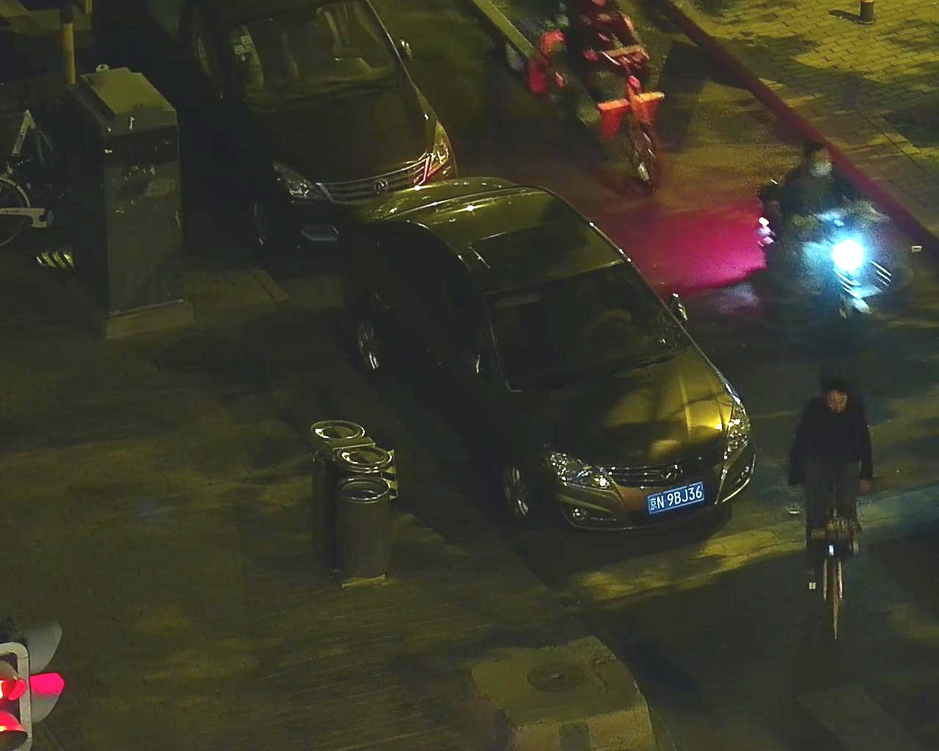
#> input picture datasets/visual/vi/img.png, 939 x 751 px, shrunk from 1280 x 1024 before the run, found by its file name
$ python mask_gen.py
#> lines starting #> are read from the running program, lines starting #| are printed output that depends on the picture; after the words box and inside, x2 and y2 are one past the last pixel; in counts of white or black regions, pixels touching at a corner belong together
import numpy as np
from PIL import Image, ImageDraw, ImageFilter

img_path = "datasets/visual/vi/img.png"
img = Image.open(img_path).convert("RGB")
#> img is the input picture: PIL image 939x751 RGB; mean R, G, B 58.7, 56.7, 42.3
w, h = img.size
#> w = 939; h = 751

# 两个不规则区域，用归一化坐标写，方便调节
poly1_norm = [
    (0.00, 0.37),
    (0.08, 0.37),
    (0.12, 0.45),
    (0.21, 0.43),
    (0.50, 1.00),
    (0.00, 1.00),
]

poly2_norm = [
    (0.60, 0.75),
    (1.0, 0.65),
    (1.00, 1.00),
    (0.70, 1.00),
]

poly1_norm = [
    (0.07, 0.00),
    (0.20, 0.00),
    (0.30, 0.30),
    (0.50, 0.35),
    (0.56, 0.70),
]

# poly1_norm = [
#     (0.65, 0.30),
#     (0.82, 0.27),
#     (0.87, 0.20),
#     (0.89, 0.20),
#     (0.97, 0.35),
#     (0.92, 0.45),
#     (0.88, 0.45),
#     (0.70, 0.38)
# ]

def norm2pixel(poly_norm, w, h):
    return [(int(x * w), int(y * h)) for x, y in poly_norm]

def jitter_points(points, noise_std=0.01):
    """对每个点加一点高斯噪声，并裁剪到 [0,1]"""
    arr = np.array(points, dtype=np.float32)
    noise = np.random.normal(loc=0.0, scale=noise_std, size=arr.shape)
    arr_noisy = np.clip(arr + noise, 0.0, 1.0)
    return [tuple(p) for p in arr_noisy]

def add_noisy_points_on_edges(points, num_per_edge=2, noise_std=0.01):
    """
    在每条边上插入 num_per_edge 个点，并加一点噪声，
    让轮廓不那么规则。
    """
#> called with num_per_edge = 30, noise_std = 0.005
    pts = np.array(points, dtype=np.float32)
    new_pts = []

    for i in range(len(pts)):
        p1 = pts[i]
        p2 = pts[(i + 1) % len(pts)]  # 闭合多边形
        new_pts.append(tuple(p1))

        # 在边上均匀插值 num_per_edge 个点，并加入噪声
        for k in range(1, num_per_edge + 1):
            t = k / (num_per_edge + 1)
            p = (1 - t) * p1 + t * p2
            p += np.random.normal(0.0, noise_std, size=p.shape)
            p = np.clip(p, 0.0, 1.0)
            new_pts.append(tuple(p))

    return new_pts

# 先对原始点轻微抖动，再在边上加一些噪声点
poly1_norm_jitter = jitter_points(poly1_norm, noise_std=0.005)
poly1_norm_noisy = add_noisy_points_on_edges(poly1_norm_jitter,
                                             num_per_edge=30,  # 每条边多插 1 个点
                                             noise_std=0.005)

poly2_norm_jitter = jitter_points(poly2_norm, noise_std=0.005)
poly2_norm_noisy = add_noisy_points_on_edges(poly2_norm_jitter,
                                             num_per_edge=50,  # 每条边多插 1 个点
                                             noise_std=0.005)


poly1 = norm2pixel(poly1_norm_noisy, w, h)
# poly2 = norm2pixel(poly2_norm_noisy, w, h)

# 1 个 mask，包含两个区域
mask = Image.new("L", (w, h), 0)
#> mask: PIL image 939x751 L; every value is 0
draw = ImageDraw.Draw(mask)
draw.polygon(poly1, fill=255)
# draw.polygon(poly2, fill=255)

mask = mask.filter(ImageFilter.GaussianBlur(radius=0.5))  # 半径可以试 2~4
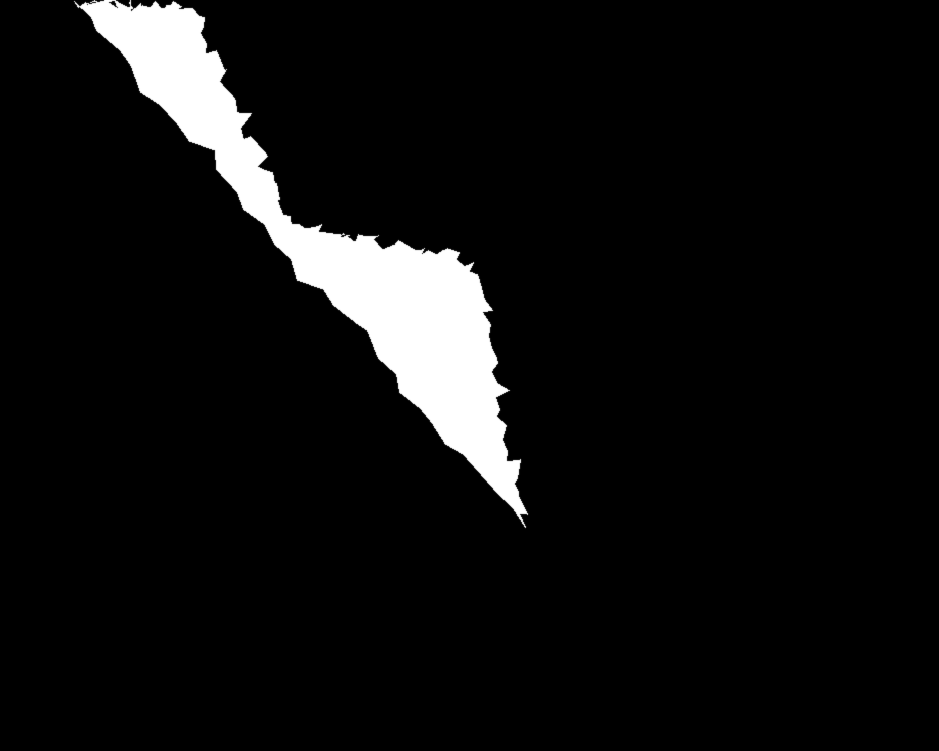
#> mask: PIL image 939x751 L; min 0, max 255, mean 16
mask_np = np.array(mask)

# 叠加到原图
overlay_np = np.array(img).copy()
red = np.array([10, 100, 255], dtype=np.uint8)
alpha = 0.5
mask_bool = (mask_np > 0)[..., None]
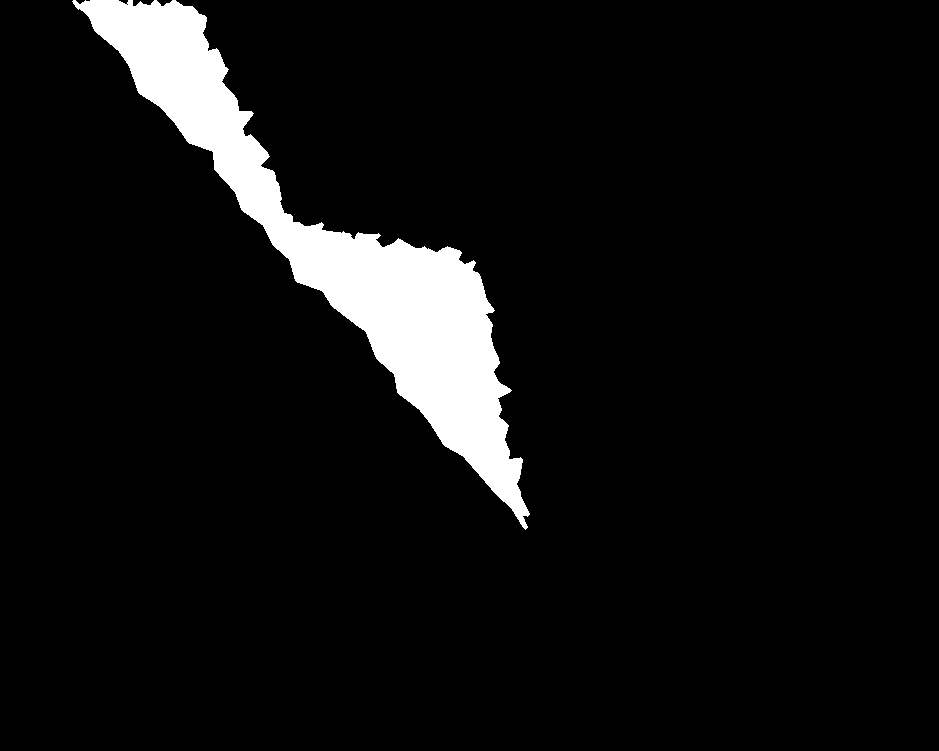
#> mask_bool: shape (751, 939, 1) bool; 6.7% white; 1 white region, box (x1, y1, x2, y2) and area: (72, 0, 530, 530) 47266
overlay_np = np.where(
    mask_bool,
    (alpha * red + (1 - alpha) * overlay_np).astype(np.uint8),
    overlay_np,
)
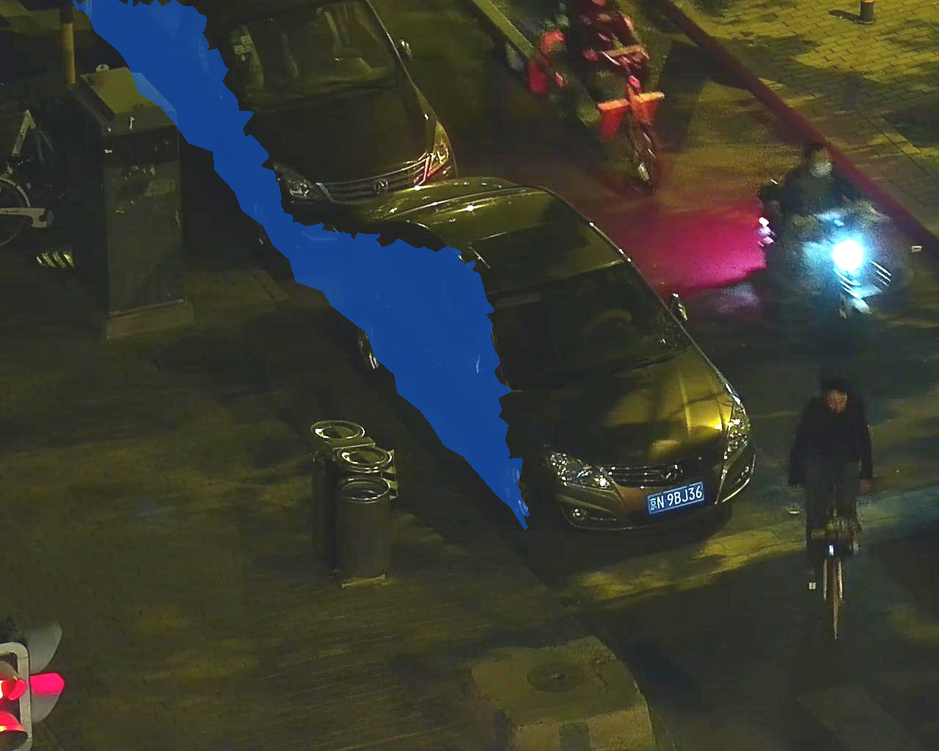
#> overlay_np: shape (751, 939, 3); mean of channels 0, 1, 2 57.7, 58.8, 49.6; drawn as R, G, B
overlay_img = Image.fromarray(overlay_np)
overlay_img.save("vis_overlay_mask4.png")
# [6 lines of commented-out code are left out]

$ run again, with datasets/visual/vi/1.png copied over datasets/visual/vi/img.png
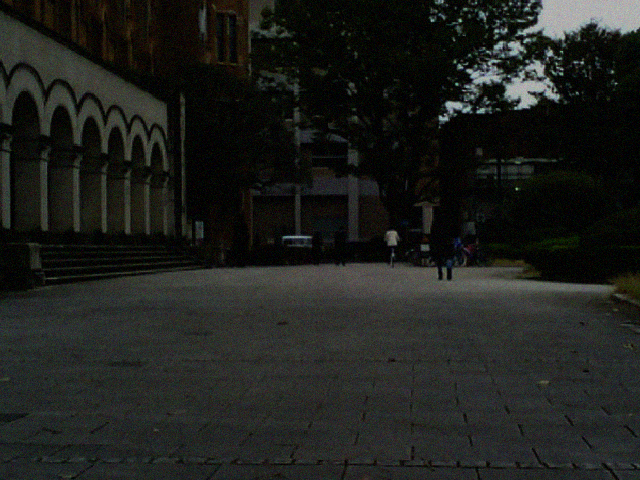
#> input picture datasets/visual/vi/1.png, 640 x 480 px, found by its file name
#> img is the input picture: PIL image 640x480 RGB; mean R, G, B 30.5, 32.4, 29.1
#> `mask_bool = (mask_np > 0)[..., None]`:
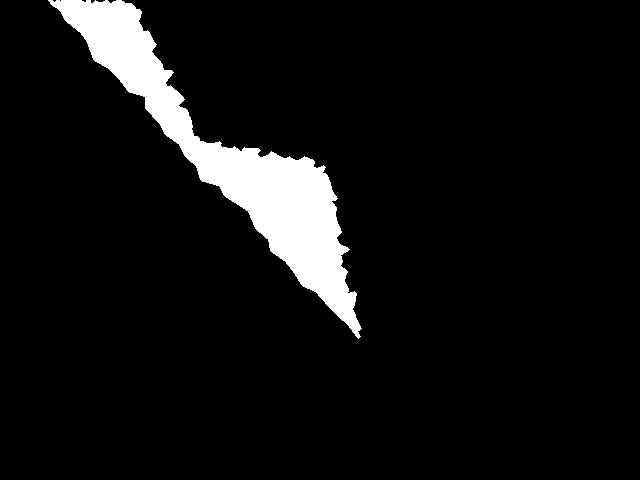
#> mask_bool: shape (480, 640, 1) bool; 6.9% white; 1 white region, box (x1, y1, x2, y2) and area: (48, 0, 362, 339) 21348
#> `overlay_np = np.where( mask_bool, (alpha * red + (1 - alpha) * overlay..`:
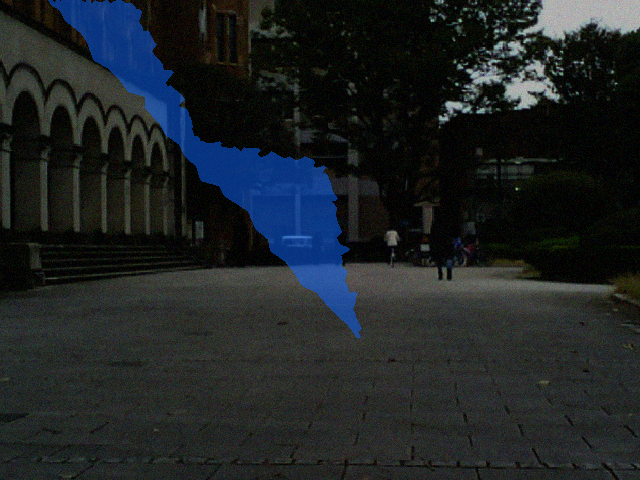
#> overlay_np: shape (480, 640, 3); mean of channels 0, 1, 2 30.2, 35.1, 37.4; drawn as R, G, B
